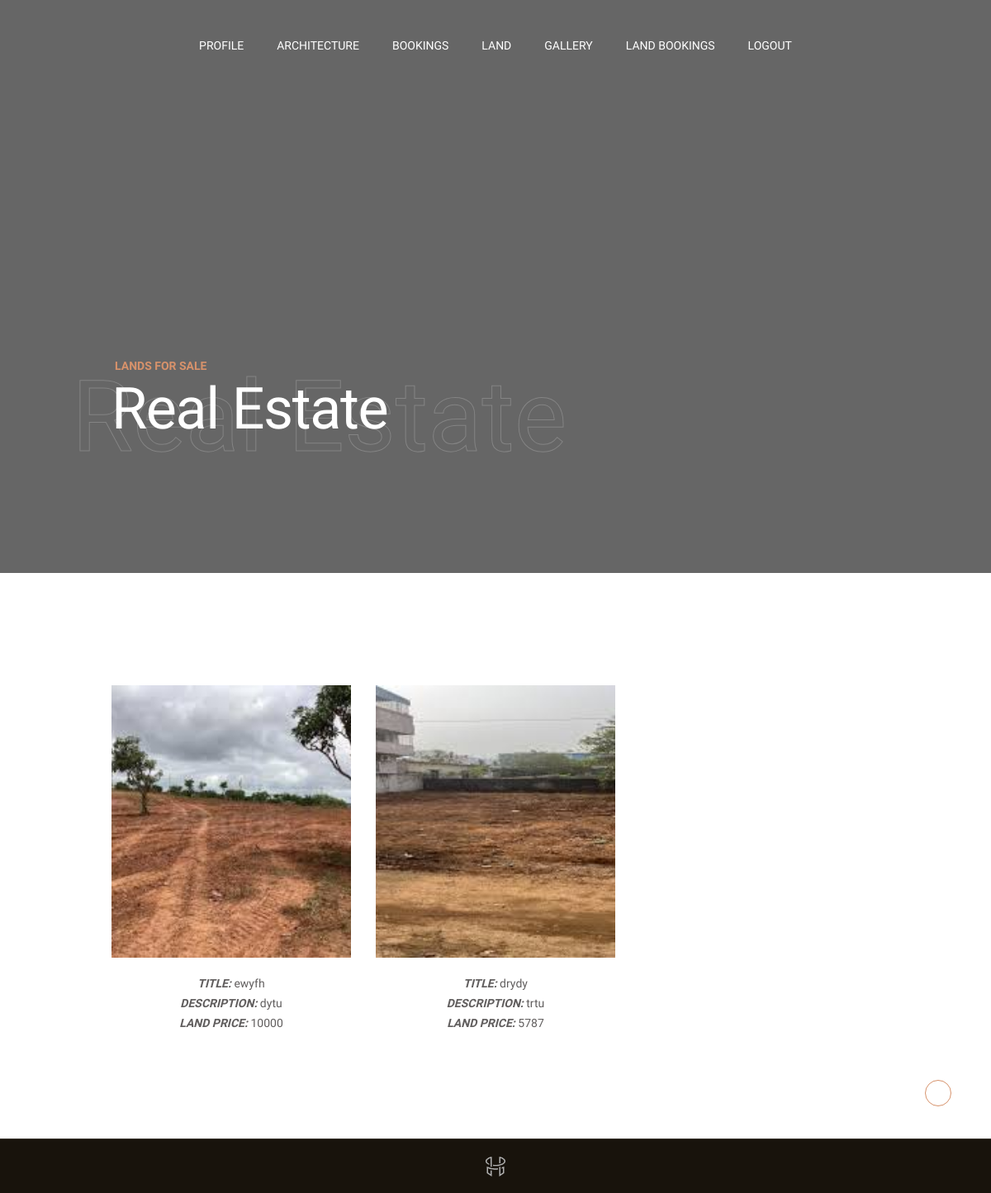
The page /user/land_view.php (signed in) on the database as committed earlier.
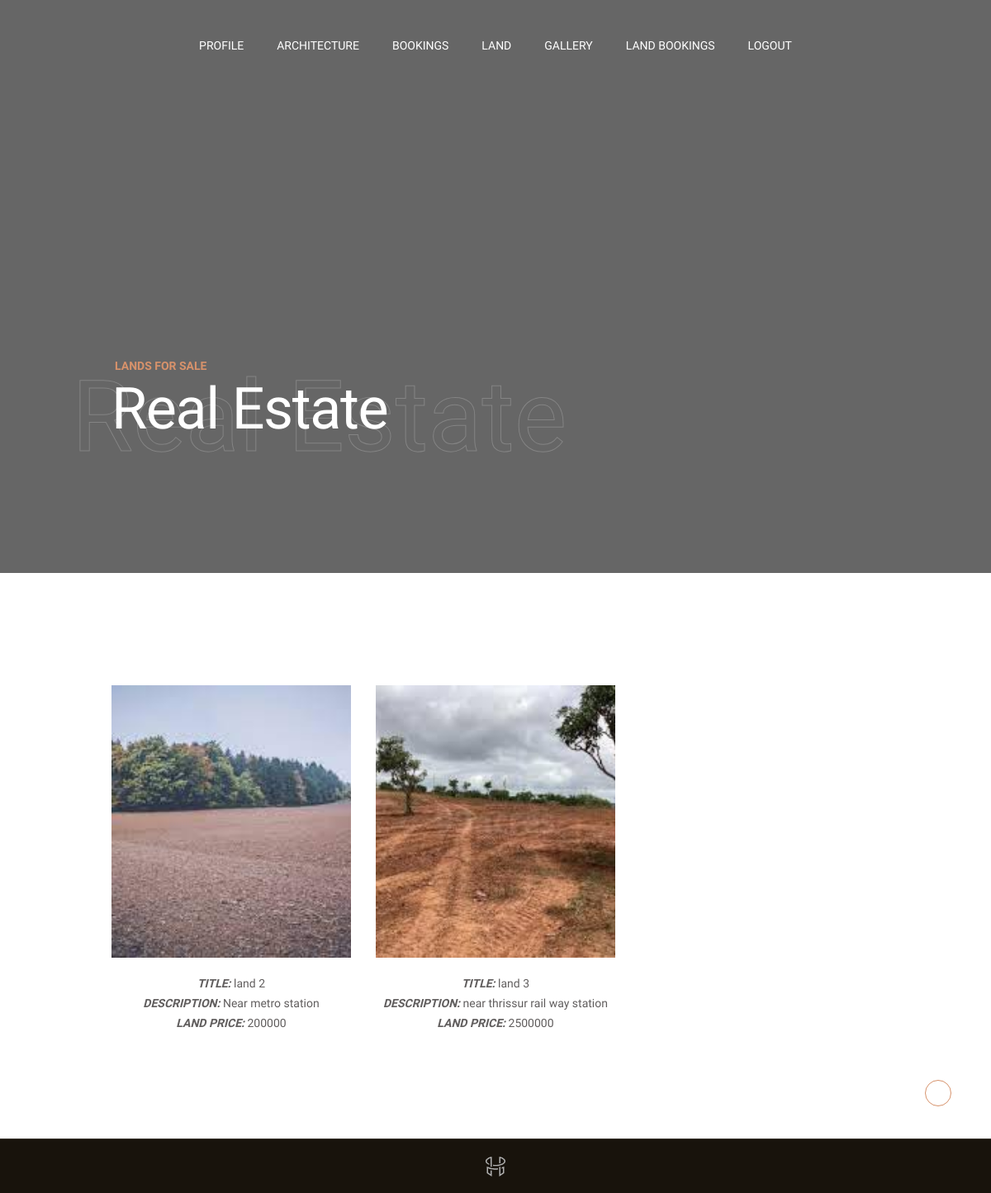
The same page on the database as committed later.
### tables this page shows
CREATE TABLE IF NOT EXISTS `land_details` (
  `id` int(11) NOT NULL AUTO_INCREMENT,
  `rl_id` int(11) NOT NULL,
  `l_title` varchar(100) NOT NULL,
  `l_description` varchar(100) NOT NULL,
  `l_landprice` varchar(100) NOT NULL,
  `l_image` varchar(100) NOT NULL,
  `status` varchar(100) NOT NULL DEFAULT '0',
  PRIMARY KEY (`id`),
  UNIQUE KEY `rl_id` (`rl_id`)
);

### user/land_view.php (the view, shortened to what this page needs)
<?php
include 'uheader.php';
include('../database.php');
?>
      <div class="content-wrapper  js-content-wrapper">
        <section class="page-masthead">
          <div data-parallax="0.6" class="page-masthead__bg">
          </div>
          <div class="container">
            <div class="page-masthead__content">
              <div class="row justify-content-between md:justify-content-center align-items-center">
                <div class="col-lg-9 col-md-10">
                  <div data-anim="slide-up delay-1">
                    <div class="page-masthead__subtitle">Lands For Sale</div>
                    <div class="page-masthead__back_title">Real Estate</div>
                    <h1 class="page-masthead__title text-white">Real Estate</h1>
                  </div>
                </div>
              </div>
            </div>
          </div>
        </section>
        <section class="layout-pt-md layout-pb-md">
          <div class="container">
            <div class="row">
              <div class="col-12">
                <div class="row y-gap-32 mt-40 lg:mt-20">
                  <?php
                  $result = $con->query("select * from land_details WHERE status='0'");
                               while($row= mysqli_fetch_array($result))
                                 {
                                 ?>
                  <div class="col-xl-3 col-lg-4 col-sm-6">
                    <div class="shopCard text-center">
                      <div class="shopCard__image ratio ratio-29:33">
                        <img class="ratio-img" src="../uploads/<?php echo $row['l_image'];?>" alt="Product image">
                      </div>
                      <div class="shopCard__content mt-20">
                        <b><i>TITLE:</i></b> <?php echo $row['l_title'];?> <br>
                        <b><i>DESCRIPTION:</i></b> <?php echo $row['l_description'];?><br>
                        <b><i>LAND PRICE:</i></b> <?php echo $row['l_landprice'];?> <br>
                      </div>
                    </div>
                  </div>
         <?php }
                   ?>
                </div>
              </div>
            </div>
          </div>
        </section>
<?php
include 'ufooter.php';
?>

Rows that differ between the two databases and show on the page:
no longer on this page (row edited): land_details: l_image (picture), l_title "ewyfh", l_description "dytu", l_landprice "10000"
changed land_details: l_image: a different picture; l_title "drydy" → "land 2"; l_description "trtu" → "Near metro station"; l_landprice "5787" → "200000"
added land_details: l_image (picture), l_title "land 3", l_description "near thrissur rail way station", l_landprice "2500000"
